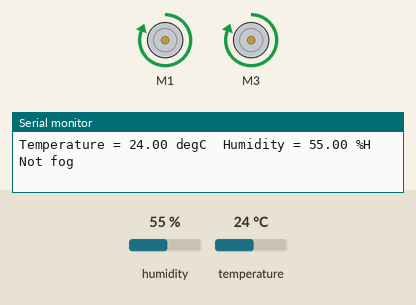
This sketch was run on a simulated Arduino Uno, built with avr-gcc and run on an emulated ATmega328P. Parts: 2 × DC motor (green arrow = forward, orange = backward, longer = faster), the last lines printed to the serial monitor. The test bench sets the inputs (shaded band); at power-on: humidity 55 %, temperature 24 °C.

Above: at 2.8 s.
2.9 s: humidity set to 86 %
5.6 s: humidity set to 89 %
At 6.9 s:
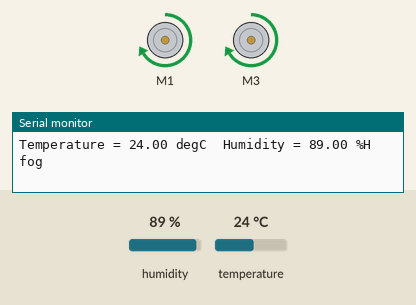
8.3 s: humidity set to 22 %
At 10.7 s:
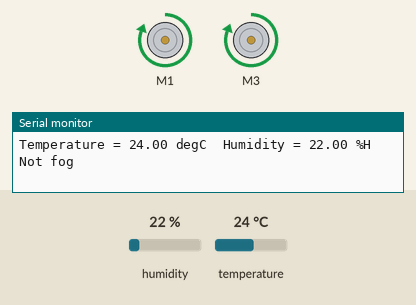
11.5 s: humidity set to 88 %
At 12.5 s:
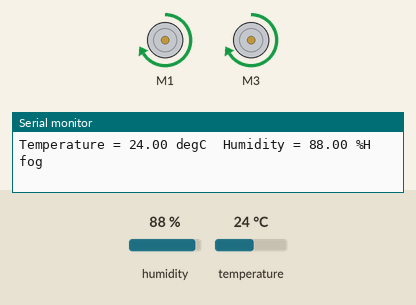
Timing chart, 0 to 14.5 s (numbered marks = the images above; inputs shaded):
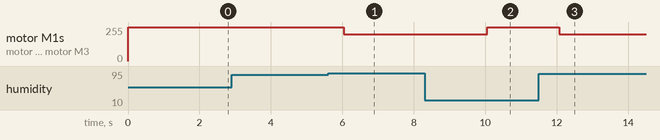

The sketch:

ardu1.ino
```cpp
#include<SoftwareSerial.h>
#include <DHT.h>
#include <AFMotor.h>


AF_DCMotor motor1(1, MOTOR12_64KHZ);
AF_DCMotor motor2(3, MOTOR34_64KHZ);
SoftwareSerial SUART(2, 3); //SRX=Dpin-2; STX-DPin-3
//-------------------------
#define DHTPIN A0          // What digital pin we're connected to

#define DHTTYPE DHT22   // DHT 22, AM2302, AM2321

DHT dht(DHTPIN, DHTTYPE);
//--------------------------------------------

void setup()
{
  Serial.begin(115200); //enable Serial Monitor
  SUART.begin(115200); //enable SUART Port
  dht.begin();
  motor1.setSpeed(200);
  motor2.setSpeed(200);

}


void loop()
{
  //---acquire Temp and Humidity signal and save in variables
  float h = dht.readHumidity();
  float t = dht.readTemperature(); // or dht.readTemperature(true) for Fahrenheit
  float ts = t - ((100 - h)/5.);
    //---show temp and humidity on Serial moniotr
  Serial.print("Temperature = "); Serial.print(t); Serial.print(" degC");
  Serial.print("  ");  //space
  Serial.print("Humidity = "); Serial.print(h); Serial.print(" %H ");
  if((t-ts )<=2.5){
      Serial.println("fog");

      motor1.setSpeed(200);
      motor2.setSpeed(200);

      motor1.run(FORWARD);
      motor2.run(FORWARD);
      }
    else{
      Serial.println("Not fog");

      motor1.setSpeed(255);
      motor2.setSpeed(255);
      //Serial.print("tick");

      motor1.run(FORWARD);
      motor2.run(FORWARD);
      }

  //----Send Temp and Humidity signal to NodeMCU via SUART port----
  SUART.print((float)t);
  SUART.println();
  SUART.print((float)h);
  SUART.println();
  SUART.print((float)ts);
  SUART.println();
  delay(2000);
}
```

Measured:
- the behaviour switches between 87 and 88 % on humidity (found by bisection; images 0 and 1)
- after the input at 5.6 s, motor M1, motor M3: forward 255/255 → forward 200/255 after 0.44 s
- after the input at 8.3 s, motor M1, motor M3: forward 200/255 → forward 255/255 after 1.8 s
- after the input at 11.5 s, motor M1, motor M3: forward 255/255 → forward 200/255 after 0.57 s
